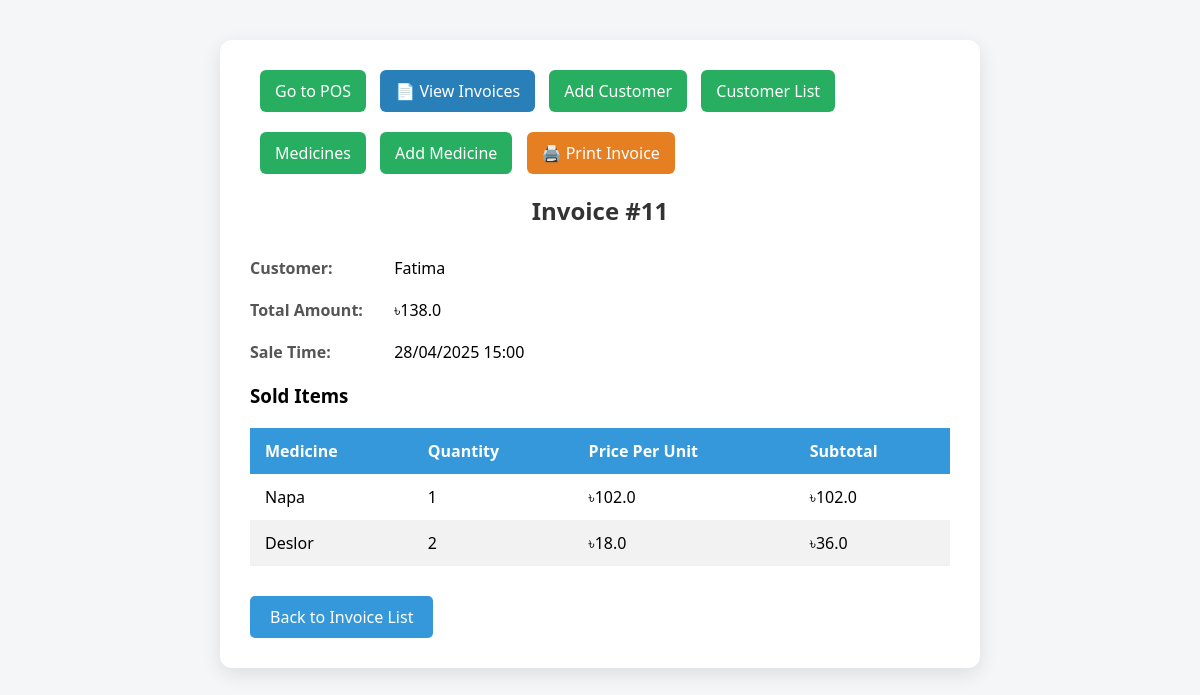
/invoice/11/, run on the app's committed database.
### customer/models.py (models this page shows, shortened)
class Sale(models.Model):
    customer = models.ForeignKey(Customer, on_delete=models.CASCADE)
    sale_date = models.DateTimeField(auto_now_add=True)
    total_amount = models.FloatField(default=0)

class Customer(models.Model):
    name = models.CharField(max_length=100)
    phone = models.CharField(max_length=15, unique=True)
    address = models.CharField(max_length=100)
    email = models.EmailField(unique=True)
    date_of_birth = models.DateField()
    point = models.FloatField(default=0)

class SaleItem(models.Model):
    sale = models.ForeignKey(Sale, on_delete=models.CASCADE, related_name='items')
    medicine = models.ForeignKey(Medicine, on_delete=models.CASCADE)
    quantity = models.IntegerField()
    price_at_sale = models.FloatField()

class Medicine(models.Model):
    name = models.CharField(max_length=100, unique=True)
    price = models.FloatField(max_length=100, default=10)
    stock = models.IntegerField()
    shelf = models.CharField(max_length=10)
    purpose = models.CharField(max_length=100, null=True, blank=True)

### customer/views.py (the view)
# urls.py: path('invoice/<int:pk>/', SaleDetailView.as_view(), name='invoice-detail'),
class SaleDetailView(DetailView):
    model = Sale
    template_name = 'sale/invoice_detail.html'
    context_object_name = 'invoice'

### customer/templatetags/custom_filters.py (called while the page is built)
@register.filter
def multiply(value, arg):
    try:
        return float(value) * float(arg)
    except (ValueError, TypeError):
        return ''

### customer/templates/sale/invoice_detail.html (shortened to what this page needs)
{% load custom_filters %}
<!DOCTYPE html>
<html lang="en">
<head>
</head>
<body>
<div class="container">
    <a href="{% url 'sell-medicine' %}" class="btn-inline">Go to POS</a>
    <a href="{% url 'invoices-list' %}" class="btn-inline" style="background: #2980b9; margin-bottom: 20px;">📄 View Invoices</a>
    <a href="{% url 'customer-add' %}" class="btn-inline">Add Customer</a>
    <a href="{% url 'customer-list' %}" class="btn-inline">Customer List</a>
    <a href="{% url 'medicine-list' %}" class="btn-inline">Medicines</a>
    <a href="{% url 'medicine-add' %}" class="btn-inline">Add Medicine</a>
    <a href="#" onclick="window.print()" class="btn-inline" style="background-color: #e67e22;">🖨️ Print Invoice</a>
    <h2>Invoice #{{ invoice.id }}</h2>
    <div class="info">
        <strong>Customer:</strong> {{ invoice.customer.name }}
    </div>
    <div class="info">
        <strong>Total Amount:</strong> ৳{{ invoice.total_amount }}
    </div>
    <div class="info">
        <strong>Sale Time:</strong> {{ invoice.sale_date|date:"d/m/Y H:i" }}
    </div>
    <h3>Sold Items</h3>
    <table>
        <thead>
            <tr>
                <th>Medicine</th>
                <th>Quantity</th>
                <th>Price Per Unit</th>
                <th>Subtotal</th>
            </tr>
        </thead>
        <tbody>
            {% for item in invoice.items.all %}
            <tr>
                <td>{{ item.medicine.name }}</td>
                <td>{{ item.quantity }}</td>
                <td>৳{{ item.price_at_sale }}</td>
                <td>৳{{ item.quantity|multiply:item.price_at_sale }}</td>
            </tr>
            {% empty %}
            <tr>
                <td colspan="4" style="text-align: center;">No items found.</td>
            </tr>
            {% endfor %}
        </tbody>
    </table>
    <a href="{% url 'invoices-list' %}" class="back-button">Back to Invoice List</a>
</div>
</body>
</html>

### customer/templates/sale/invoice_detail.html (style rules this page uses)
body { font-family: 'Segoe UI', sans-serif; background-color: #f4f6f8; margin: 0; padding: 40px; }
.container { max-width: 700px; margin: auto; background-color: #ffffff; padding: 30px; border-radius: 12px; box-shadow: 0 6px 20px rgba(0, 0, 0, 0.1); }
h2 { text-align: center; color: #333; margin-bottom: 30px; }
.info { margin-bottom: 20px; }
.info strong { display: inline-block; width: 140px; color: #555; }
table { width: 100%; border-collapse: collapse; margin-top: 20px; }
th, td { padding: 12px 15px; text-align: left; }
th { background-color: #3498db; color: white; }
tr:nth-child(even) { background-color: #f2f2f2; }
.back-button { display: inline-block; margin-top: 30px; padding: 10px 20px; background-color: #3498db; color: white; text-decoration: none; border-radius: 5px; text-align: center; }
.btn-inline { display: inline-block; width: auto; padding: 10px 15px; margin-left: 10px; text-decoration: none; background: #27ae60; color: white; border-radius: 6px; }

### data on the page
Sale: id "11", customer.name "Fatima", total_amount "138.0", sale_date "28/04/2025 15:00"
SaleItem: medicine.name "Napa", quantity "1", price_at_sale "102.0", quantity|multiply "102.0"
SaleItem: medicine.name "Deslor", quantity "2", price_at_sale "18.0", quantity|multiply "36.0"
